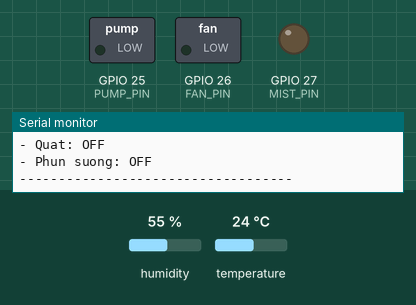
This sketch was run on a simulated ESP32. Shown: switched loads named in the sketch (green lamp = pin HIGH), output pins drawn as LEDs (lit = HIGH), the last lines printed to the serial monitor. Inputs (shaded band) come from the test bench; at power-on: humidity 55 %, temperature 24 °C. WiFi joins after 1.5 s; servers stay silent unless stated; random numbers use the default seed unless the sketch sets one; no MQTT or app messages arrive unless stated.

Above: at 2.3 s.
2.4 s: humidity set to 42 %
5.2 s: humidity set to 38 %
At 6.9 s:
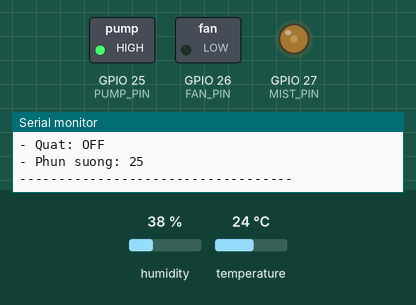
7.6 s: temperature set to 29.3 °C
9.3 s: temperature set to 30.9 °C
At 11.0 s:
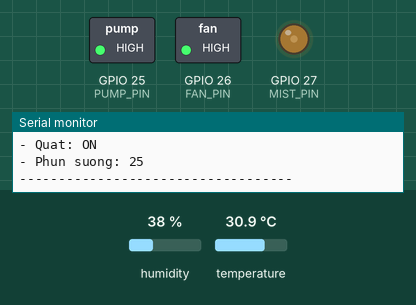
11.6 s: humidity set to 40 %
At 12.5 s:
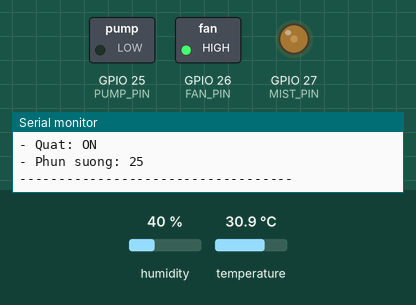
17.6 s: humidity set to 22 %
At 19.3 s:
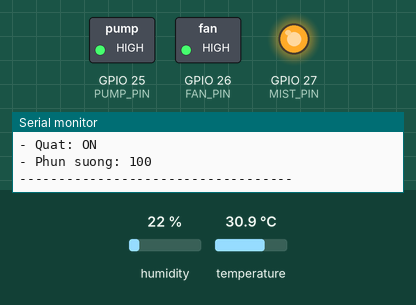
Timing chart, 0 to 49.8 s (numbered marks = the images above; inputs shaded):
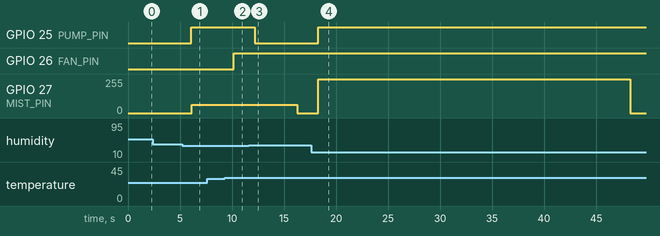

The sketch:

rtos.ino
```cpp
#include <WiFi.h>
#include <PubSubClient.h>
#include <DHT.h>

// --- Cấu hình phần cứng ---
#define DHTPIN        4
#define DHTTYPE       DHT22
#define PUMP_PIN      25
#define FAN_PIN       26
#define MIST_PIN      27

#define PWM_FREQ      5000
#define PWM_RES       8

// --- Cấu hình Network & MQTT ---
const char* ssid         = "Wokwi-GUEST";
const char* password     = "";
const char* mqtt_server  = "broker.hivemq.com";
const int   mqtt_port    = 1883;

// Topics
const char* topic_sensor = "farm/telemetry/data";
const char* topic_pump   = "farm/control/pump";
const char* topic_fan    = "farm/control/fan";
const char* topic_mist   = "farm/control/mist";

const char* status_pump  = "farm/status/pump";
const char* status_fan   = "farm/status/fan";
const char* status_mist  = "farm/status/mist";

const char* topic_system_mode = "farm/system/mode"; // Topic tổng: AUTO hoặc MANUAL

WiFiClient espClient;
PubSubClient client(espClient);

DHT dht(DHTPIN, DHTTYPE);

struct SensorData {
  float temperature;
  float humidity;
};

struct MqttMessage {
  char topic[32];
  char payload[16];
};

QueueHandle_t dataQueue;
QueueHandle_t dataAlertQueue;
QueueHandle_t mqttQueue;

// Biến trạng thái chế độ tổng (true = MANUAL, false = AUTO)
bool isSystemManual = false;

String pumpStatus   = "OFF";
String fanStatus    = "OFF";
String mistStatus   = "OFF";

unsigned long mistStartTime = 0;
unsigned long mistDuration = 0;
bool isMistRunning = false;
bool mistLocked = false;

void TaskSendData(void *pvParameters);
void TaskReadData(void *pvParameters);
void TaskAlert(void *pvParameters);
void mqttCallback(char* topic, byte* payload, unsigned int length);

void publishStatus(const char* tpc, const char* val) {
  MqttMessage msg;
  strlcpy(msg.topic, tpc, sizeof(msg.topic));
  strlcpy(msg.payload, val, sizeof(msg.payload));
  xQueueSend(mqttQueue, &msg, 0);
}

void setup() {
  Serial.begin(115200);

  pinMode(PUMP_PIN, OUTPUT);
  pinMode(FAN_PIN, OUTPUT);
  digitalWrite(PUMP_PIN, LOW);
  digitalWrite(FAN_PIN, LOW);

  ledcAttach(MIST_PIN, PWM_FREQ, PWM_RES);
  ledcWrite(MIST_PIN, 0);

  dht.begin();

  dataQueue      = xQueueCreate(10, sizeof(SensorData));
  dataAlertQueue = xQueueCreate(1, sizeof(float));
  mqttQueue      = xQueueCreate(20, sizeof(MqttMessage));

  if (dataQueue == NULL || dataAlertQueue == NULL || mqttQueue == NULL) {
    Serial.println("Loi tao Queue!");
    while (1);
  }

  Serial.println("Tao Queue thanh cong!");

  xTaskCreatePinnedToCore(TaskSendData, "TaskSendData", 8192, NULL, 1, NULL, 0);
  xTaskCreatePinnedToCore(TaskReadData, "TaskReadData", 4096, NULL, 2, NULL, 1);
  xTaskCreatePinnedToCore(TaskAlert,    "TaskAlert",    4096, NULL, 1, NULL, 1);
}

void loop() {
  vTaskDelay(pdMS_TO_TICKS(1000));
}

// -------------------------------------------------------------------
// TASK 1: TRUYỀN DATA & MQTT (CORE 0)
// -------------------------------------------------------------------
void TaskSendData(void *pvParameters) {
  WiFi.begin(ssid, password);
  while (WiFi.status() != WL_CONNECTED) {
    vTaskDelay(pdMS_TO_TICKS(500));
  }

  Serial.println("MQTT da ket noi!");

  client.setServer(mqtt_server, mqtt_port);
  client.setCallback(mqttCallback);
  client.setBufferSize(512);

  SensorData receivedData;
  MqttMessage mqttMsg;

  for (;;) {
    if (!client.connected()) {
      String clientId = "ESP32FarmClient-" + String(random(0xffff), HEX);
      if (client.connect(clientId.c_str())) {
        client.subscribe(topic_pump);
        client.subscribe(topic_fan);
        client.subscribe(topic_mist);
        client.subscribe(topic_system_mode);
      } else {
        vTaskDelay(pdMS_TO_TICKS(2000));
        continue;
      }
    }
    client.loop();

    if (xQueueReceive(dataQueue, &receivedData, pdMS_TO_TICKS(50)) == pdTRUE) {
      char jsonBuffer[128];
      snprintf(jsonBuffer, sizeof(jsonBuffer), "{\"temp\":%.2f, \"humi\":%.2f}",
               receivedData.temperature, receivedData.humidity);
      client.publish(topic_sensor, jsonBuffer);
    }

    while (xQueueReceive(mqttQueue, &mqttMsg, 0) == pdTRUE) {
      client.publish(mqttMsg.topic, mqttMsg.payload);
    }

    vTaskDelay(pdMS_TO_TICKS(10));
  }
}

// Xử lý lệnh từ Web
void mqttCallback(char* topic, byte* payload, unsigned int length) {
  String message = "";
  for (unsigned int i = 0; i < length; i++) message += (char)payload[i];

  // Xử lý đổi chế độ Tổng
  if (String(topic) == topic_system_mode) {
    isSystemManual = (message == "MANUAL");
    Serial.printf("Chuyen che do tong: %s\n", message.c_str());
  }

  // Xử lý điều khiển thủ công (Chỉ thực thi khi đang ở chế độ MANUAL)
  else if (isSystemManual) {
    if (String(topic) == topic_pump) {
      bool pOn = (message == "ON" || message == "true");
      digitalWrite(PUMP_PIN, pOn ? HIGH : LOW);
      pumpStatus = pOn ? "ON" : "OFF";
      client.publish(status_pump, pumpStatus.c_str());
    }
    else if (String(topic) == topic_fan) {
      bool fOn = (message == "ON" || message == "true");
      digitalWrite(FAN_PIN, fOn ? HIGH : LOW);
      fanStatus = fOn ? "ON" : "OFF";
      client.publish(status_fan, fanStatus.c_str());
    }
    else if (String(topic) == topic_mist) {
      int mistVal = message.toInt();
      if (mistVal == 0) {
        ledcWrite(MIST_PIN, 0);
        isMistRunning = false;
        mistDuration = 0;
        mistStatus = "OFF";
        client.publish(status_mist, "0");
      } else {
        uint8_t pwmDuty = (mistVal * 255) / 100;
        ledcWrite(MIST_PIN, pwmDuty);
        isMistRunning = true;
        mistDuration = 999999;
        mistStatus = String(mistVal);
        client.publish(status_mist, message.c_str());
      }
    }
  }
}

// -------------------------------------------------------------------
// TASK 2: ĐỌC DATA & ĐIỀU KHIỂN TỰ ĐỘNG (CORE 1)
// -------------------------------------------------------------------
void TaskReadData(void *pvParameters) {
  for (;;) {
    float h = dht.readHumidity();
    float t = dht.readTemperature();

    if (!isnan(h) && !isnan(t)) {
      Serial.printf("Nhiet do: %.1f C\n", t);
      Serial.printf("Do am: %.1f %%\n", h);

      SensorData data = { t, h };
      xQueueSend(dataQueue, &data, portMAX_DELAY);
      xQueueOverwrite(dataAlertQueue, &h);

      if (h >= 40.0) {
        mistLocked = false;
      }

      // Chỉ chạy TỰ ĐỘNG khi hệ thống ở chế độ AUTO (!isSystemManual)
      if (!isSystemManual) {
        // Logic Bơm
        bool pumpOn = (h < 40.0);
        digitalWrite(PUMP_PIN, pumpOn ? HIGH : LOW);
        String newPumpStatus = pumpOn ? "ON" : "OFF";
        if (pumpStatus != newPumpStatus) {
          pumpStatus = newPumpStatus;
          publishStatus(status_pump, pumpStatus.c_str());
        }

        // Logic Quạt
        bool fanOn = (h > 60.0 || t > 30.0);
        digitalWrite(FAN_PIN, fanOn ? HIGH : LOW);
        String newFanStatus = fanOn ? "ON" : "OFF";
        if (fanStatus != newFanStatus) {
          fanStatus = newFanStatus;
          publishStatus(status_fan, fanStatus.c_str());
        }
      }

      Serial.println("Trang thai:");
      Serial.printf("- Che do: %s\n", isSystemManual ? "MANUAL" : "AUTO");
      Serial.printf("- May bom: %s\n", pumpStatus.c_str());
      Serial.printf("- Quat: %s\n", fanStatus.c_str());
      Serial.printf("- Phun suong: %s\n", mistStatus.c_str());
      Serial.println("-----------------------------------");

    } else {
      Serial.println("[ERROR] Loi doc cam bien DHT22!");
    }

    vTaskDelay(pdMS_TO_TICKS(500));
  }
}

// -------------------------------------------------------------------
// TASK 3: PHUN SƯƠNG TỰ ĐỘNG
// -------------------------------------------------------------------
void TaskAlert(void *pvParameters) {
  float humiAlert = 0.0;

  for (;;) {
    if (isMistRunning && mistDuration < 999999) {
      if (millis() - mistStartTime >= mistDuration) {
        ledcWrite(MIST_PIN, 0);
        isMistRunning = false;
        mistLocked = true;
        mistStatus = "OFF";
        publishStatus(status_mist, "0");
      }
    }

    if (xQueueReceive(dataAlertQueue, &humiAlert, pdMS_TO_TICKS(100)) == pdTRUE) {
      // Chỉ tự động phun sương khi KHÔNG ở MANUAL
      if (!isSystemManual && !isMistRunning && !mistLocked) {
        uint8_t pwmDuty = 0;
        String levelStr = "0";

        if (humiAlert < 30.0) {
          pwmDuty = 255;
          mistDuration = 30000;
          levelStr = "100";
        } else if (humiAlert >= 30.0 && humiAlert < 35.0) {
          pwmDuty = (uint8_t)(255 * 0.50);
          mistDuration = 20000;
          levelStr = "50";
        } else if (humiAlert >= 35.0 && humiAlert < 40.0) {
          pwmDuty = (uint8_t)(255 * 0.25);
          mistDuration = 10000;
          levelStr = "25";
        }

        if (pwmDuty > 0) {
          ledcWrite(MIST_PIN, pwmDuty);
          mistStartTime = millis();
          isMistRunning = true;
          mistStatus = levelStr;
          publishStatus(status_mist, levelStr.c_str());
        }
      }
    }

    vTaskDelay(pdMS_TO_TICKS(50));
  }
}
```

Measured:
- the behaviour switches between 40 and 39 % on humidity (found by bisection; images 0 and 1)
- the behaviour switches between 30 and 30.1 °C on temperature (found by bisection; images 1 and 2)
- after the input at 5.2 s, GPIO 25 (PUMP_PIN): LOW → HIGH after 0.90 s; GPIO 27 (MIST_PIN): 0/255 → 63/255 after 0.91 s
- after the input at 9.3 s, GPIO 26 (FAN_PIN): LOW → HIGH after 0.87 s
- after the input at 11.6 s, GPIO 25 (PUMP_PIN): HIGH → LOW after 0.60 s
- after the input at 17.6 s, GPIO 25 (PUMP_PIN): LOW → HIGH after 0.69 s; GPIO 27 (MIST_PIN): 0/255 → 255/255 after 0.70 s, → 0/255 30.0 s later
